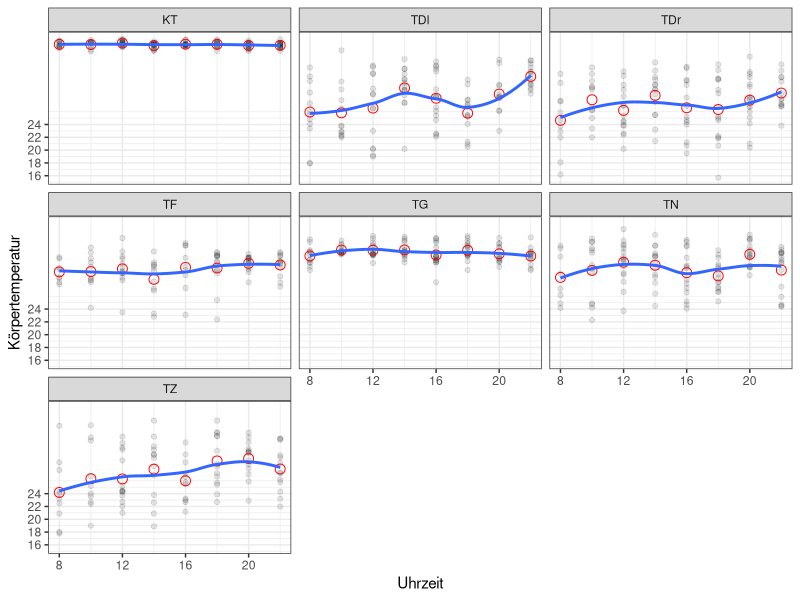
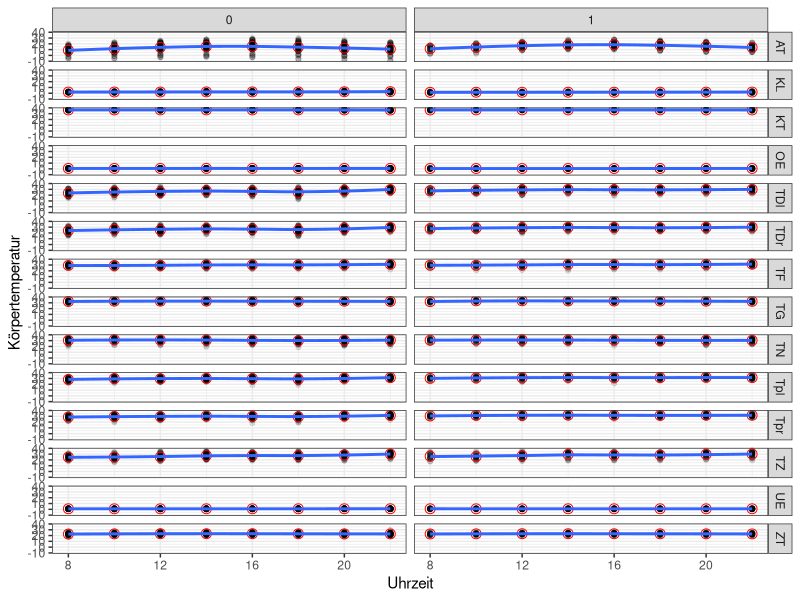
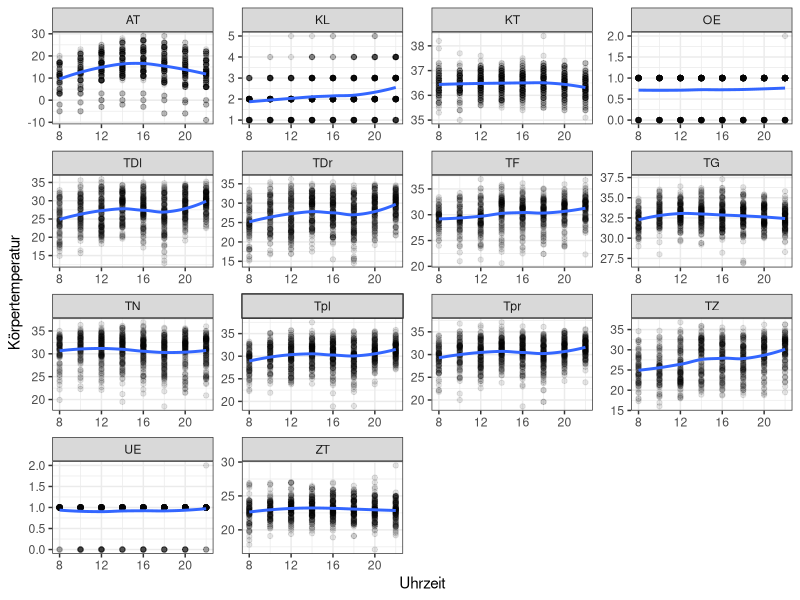
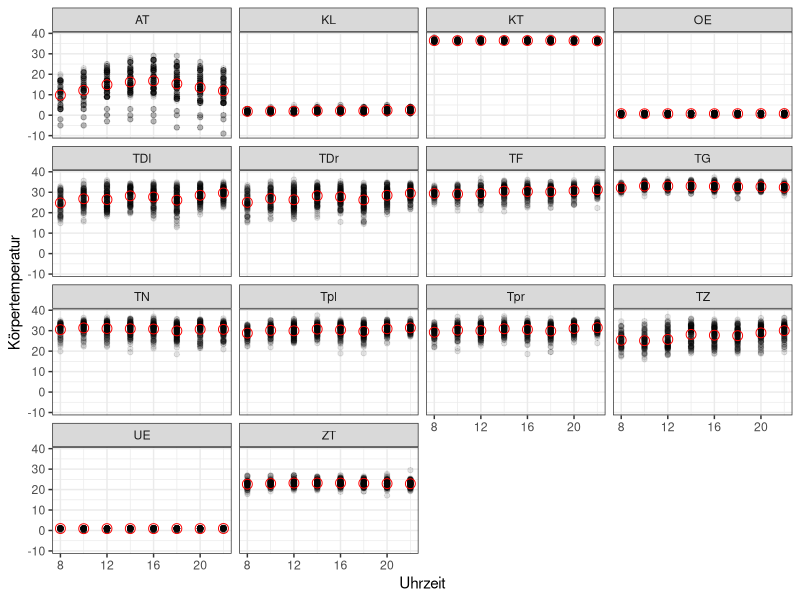
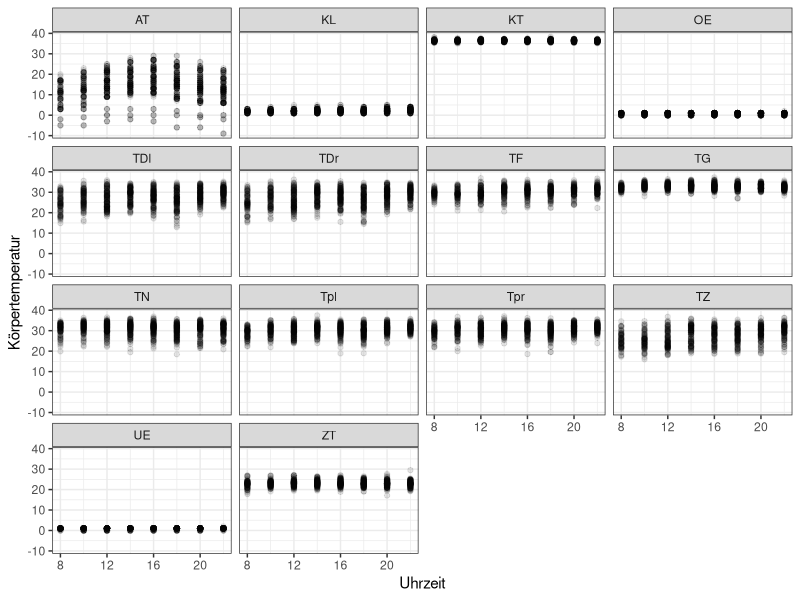

Generate these figures, in order, with R:
## ---- chunk 1
knitr::opts_chunk$set(echo = TRUE)
library(tidyverse)
library(ggplot2)
## ---- chunk 2
#########Style-Guide##########
#'Verwende für den Einzug in der Regel zwei Leerzeichen pro Ebene.
#'
#'Setze Leerzeichen um Zuweisungen, Operatoren und nach Kommas, aber nicht vor.
#'
#'Verwende sinnvolle und beschreibende Namen für Variablen, Funktionen und Objekte.
#'
#'Vermeide Einzelbuchstaben oder Abkürzungen in Variablennamen, es sei denn, sie sind allgemein verständlich.
#'
#' CamelCase für Variablen 
#' 
#' Verwende für den Einzug in der Regel tabular pro Ebene.
#' 
#' Verwende den R-Standard # für Einzeilige Kommentare und #' für Dokumentationskommentare.
#' 
#' Begrenze die Zeilenlänge auf etwa 80 bis 100 Zeichen, um den Code lesbar zu halten. Verwende Zeilenumbrüche, um lange Zeilen aufzuteilen.
#' 
#' Verwende library() zum Laden von Paketen am Anfang deines Skripts oder deiner Funktion.
#' 
#' Vermeide das harte Codieren von Zahlen oder Dateipfaden. Verwende stattdessen Variablen oder Konstanten.
## ---- chunk 3
library(tidyverse)
Daten <- read_csv("Daten.csv")
# this code chunk formats all hourly data into long format


Daten_longer <- Daten %>% rename("AT 20" = "A 20","AT 22" = "A 22") %>% rename("Notizen" = ...163)%>% 
  mutate(across(matches(".*[0-9]+.*"), as.numeric)) %>% # all columns to numeric
  mutate(across(matches(".*[0-9]+.*"), function(x) {ifelse(x < -50, NA, x)})) %>% # all negative values to NA
  pivot_longer(
    cols = matches(".*[0-9]+.*"), # columns to pivot
    names_to = c("bodypart", "hour"), # new column names, ATTENTION: bodypart contains things like clothing etc.
    names_pattern = "(.*\\D)(\\d{1,2})$", # pattern to separate the original column names
    values_to = "temperatur" # new column name for the values
  ) %>% mutate(hour = as.numeric(hour)) %>%
  mutate(bodypart = gsub(" ","",bodypart)) # remove spaces in bodypart
  
all_bodyparts <- c("TDl", "TDr", "KT", "TPl", "TPR", "TF", "TG", "TN", "TZ")
Daten_longer_only_bodypart <- Daten_longer %>% filter(bodypart == all_bodyparts) # only bodypart
## ---- chunk 4
library(patchwork)
all_plot <- Daten_longer %>% ggplot(aes(x = hour, y = temperatur)) +
  geom_point(alpha = 0.1) +
  facet_wrap( ~ bodypart) +
  theme_bw() +
  labs(x = "Uhrzeit", y = "Körpertemperatur")

all_plot_with_means <- Daten_longer %>% ggplot(aes(x = hour, y = temperatur)) +
  geom_point(alpha = 0.1) +
  facet_wrap( ~ bodypart) +
  theme_bw() +
  labs(x = "Uhrzeit", y = "Körpertemperatur") +
  stat_summary(fun = mean, geom = "point", shape = 1, size = 3, color = "red")

all_plot_with_geom_smooth <- Daten_longer %>% ggplot(aes(x = hour, y = temperatur,group = bodypart)) +
  geom_point(alpha = 0.1) +
  facet_wrap( ~ bodypart,scales = "free") +
  theme_bw() +
  labs(x = "Uhrzeit", y = "Körpertemperatur") +
  #stat_summary(fun = mean, geom = "point", shape = 1, size = 3, color = "red") +
  geom_smooth(method = "loess", se = FALSE)



all_plot_with_geom_smooth_skl_no <- Daten_longer  %>% ggplot(aes(x = hour, y = temperatur)) +
  geom_point(alpha = 0.1) +
  facet_grid(rows = vars(bodypart), cols = vars(Sklerodermie)) +
  theme_bw() +
  labs(x = "Uhrzeit", y = "Körpertemperatur") +
  stat_summary(fun = mean, geom = "point", shape = 1, size = 3, color = "red") +
  geom_smooth(method = "loess", se = FALSE) 
  #scale_y_continuous(breaks = seq(0,24,2))


all_bodyparts_plot <- Daten_longer_only_bodypart %>% ggplot(aes(x = hour, y = temperatur)) +
  geom_point(alpha = 0.1) +
  facet_wrap( ~ bodypart) +
  theme_bw() +
  labs(x = "Uhrzeit", y = "Körpertemperatur") +
  stat_summary(fun = mean, geom = "point", shape = 1, size = 3, color = "red") +
  geom_smooth(method = "loess", se = FALSE) +
  scale_y_continuous(breaks = seq(0,24,2))

ggsave("all_bodyparts_plot.pdf", all_bodyparts_plot, width = 20, height = 20, units = "cm")
ggsave("all_plot_with_geom_smooth_skl_no.pdf", all_plot_with_geom_smooth_skl_no, width = 20, height = 20, units = "cm")
ggsave("all_plot_with_geom_smooth.pdf", all_plot_with_geom_smooth, width = 20, height = 20, units = "cm")
ggsave("all_plot_with_means.pdf", all_plot_with_means, width = 20, height = 20, units = "cm")
ggsave("all_plot.pdf", all_plot, width = 20, height = 20, units = "cm")
